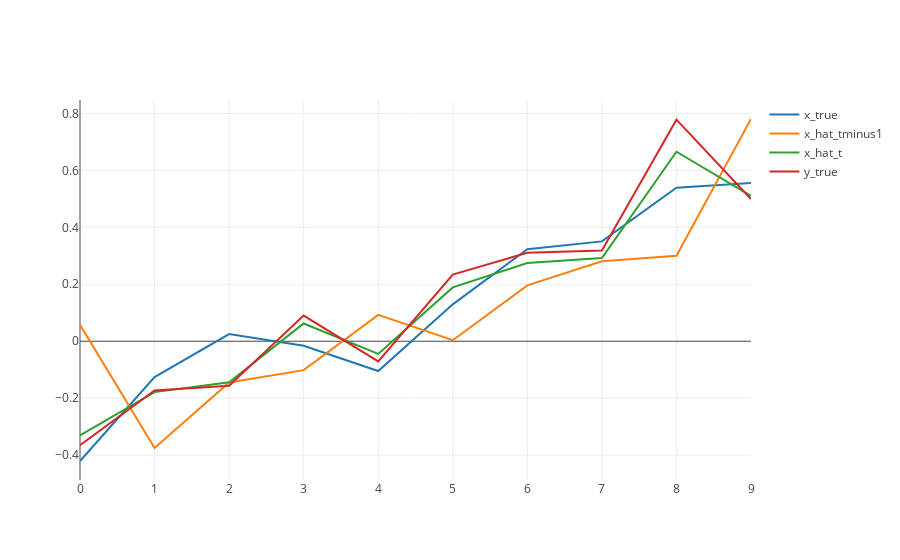

The notebook cell this image was saved under:
### Code cell
plots_by_run = []
for v in [1]:
    plots_by_run.append(
        plt_type.Scatter(x=np.squeeze(np.arange(T)), 
                      y=np.squeeze(x[:,:,v]), 
                      mode='lines', name='x_true')
    )
    
    plots_by_run.append(
        plt_type.Scatter(x=np.squeeze(np.arange(T)), 
                      y=np.squeeze(x_t1[:,:,v]), 
                      mode='lines', name='x_hat_tminus1')
    )
        
    plots_by_run.append(
        plt_type.Scatter(x=np.squeeze(np.arange(T)), 
                      y=np.squeeze(x_t[:,:,v]), 
                      mode='lines', name='x_hat_t')
    )
    
    plots_by_run.append(
        plt_type.Scatter(x=np.squeeze(np.arange(T)), 
                      y=np.squeeze(y[:,:,v]), 
                      mode='lines', name='y_true')
    )
    
plt(plots_by_run)

### Figure 1 — Plotly figure (JSON) as saved in the notebook; plotly's stock layout.template omitted (floating-point values rounded to 4 significant figures)
{"data": [{"mode": "lines", "name": "x_true", "type": "scatter", "x": [0, 1, 2, 3, 4, 5, 6, 7, 8, 9], "y": [-0.4206, -0.1258, 0.02522, -0.01573, -0.1047, 0.1296, 0.3227, 0.3506, 0.5388, 0.5558]}, {"mode": "lines", "name": "x_hat_tminus1", "type": "scatter", "x": [0, 1, 2, 3, 4, 5, 6, 7, 8, 9], "y": [0.05767, -0.375, -0.1448, -0.1016, 0.09249, 0.003585, 0.1959, 0.2808, 0.3003, 0.7803]}, {"mode": "lines", "name": "x_hat_t", "type": "scatter", "x": [0, 1, 2, 3, 4, 5, 6, 7, 8, 9], "y": [-0.331, -0.1786, -0.1443, 0.06235, -0.04453, 0.1891, 0.2745, 0.2918, 0.6654, 0.5106]}, {"mode": "lines", "name": "y_true", "type": "scatter", "x": [0, 1, 2, 3, 4, 5, 6, 7, 8, 9], "y": [-0.3652, -0.1728, -0.1565, 0.09017, -0.07094, 0.2342, 0.3105, 0.3183, 0.7779, 0.4992]}], "layout": {}}
